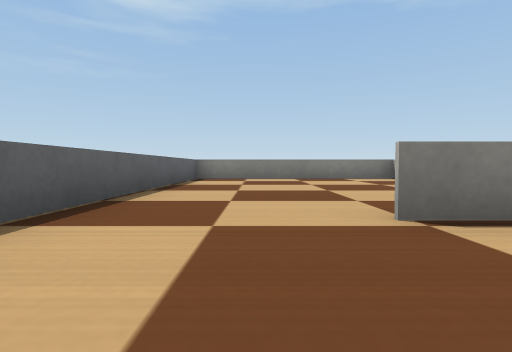
View 1 (above)

24 first-person views from a walk through a Webots world. The camera is 0.07 m above the floor, tilts 2° down and sees 80° across. The floor is counted in squares, 0.2 m on a side. Each view is taken from the middle of a square. On the plan, view 1 faces up. The plan holds only what a view shows up to about 9 squares ahead; the rest is blank. Robots are left out. Simple shapes and patterns stand in for the simulator's stock objects.

View 2
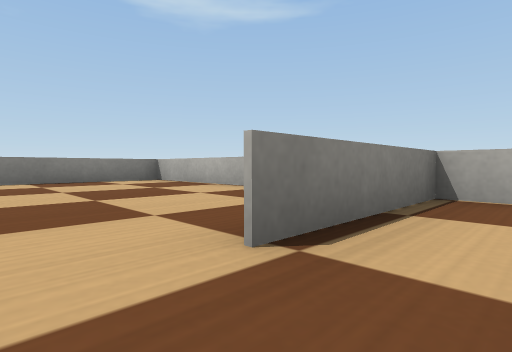

View 3
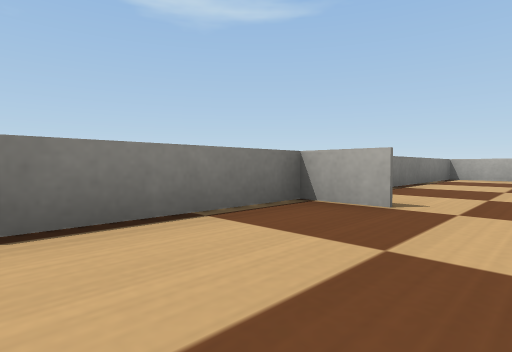

View 4
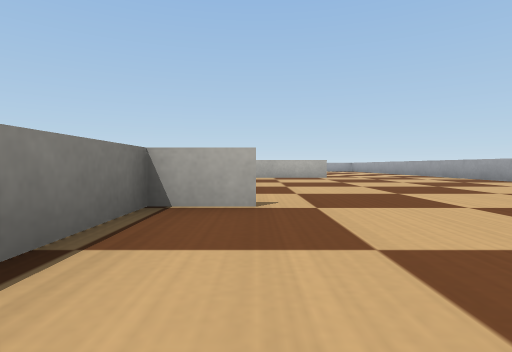

View 5
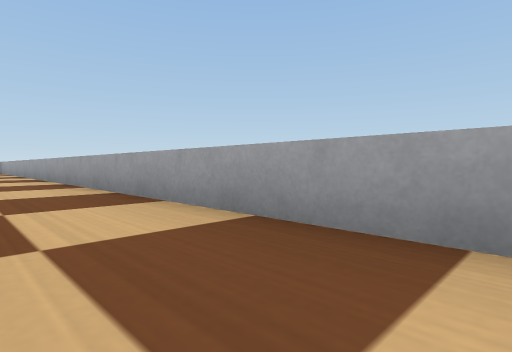

View 6
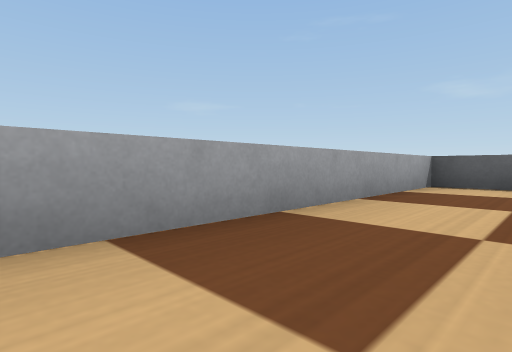

View 7
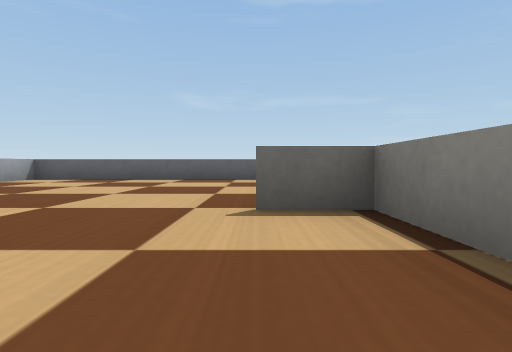

View 8
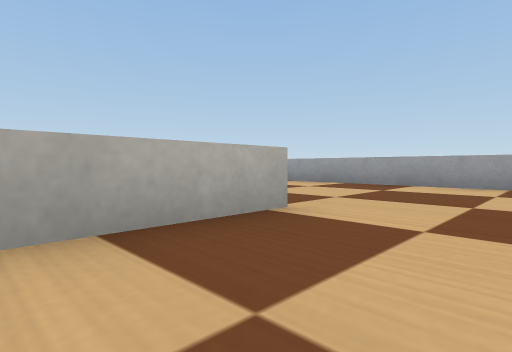

View 9
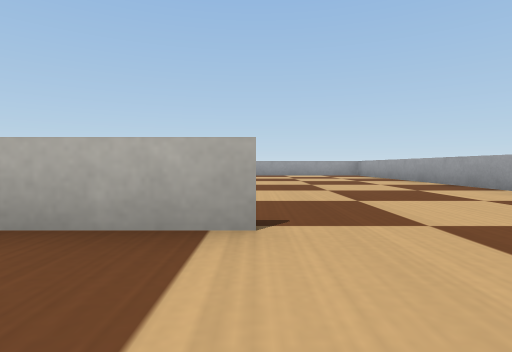

View 10
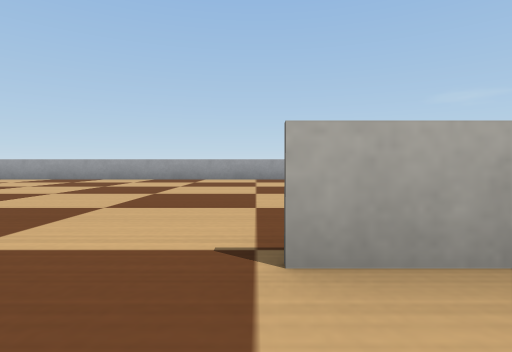

View 11
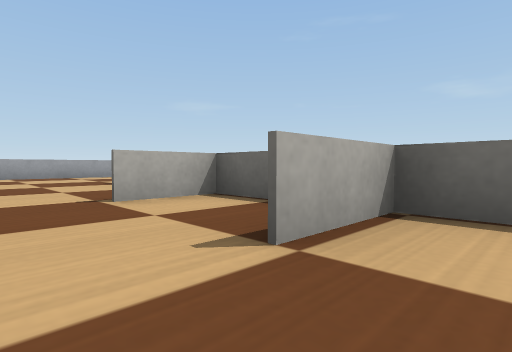

View 12
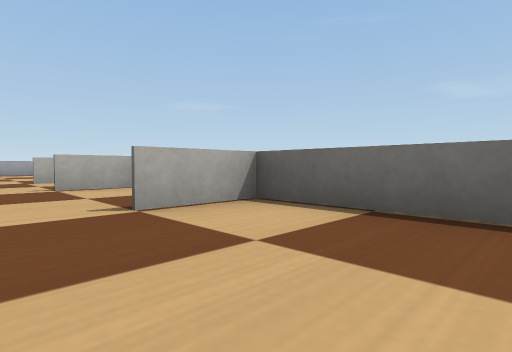

View 13
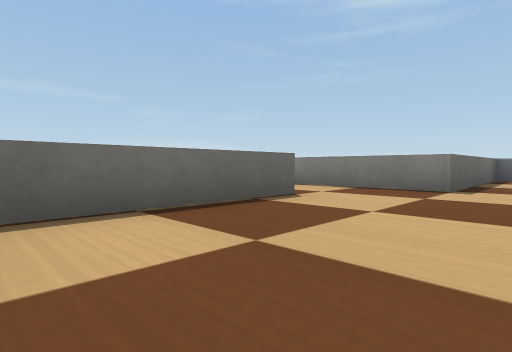

View 14
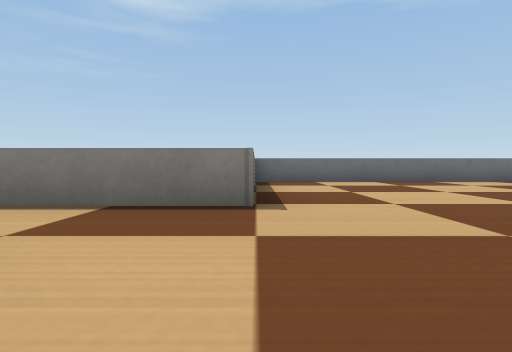

View 15
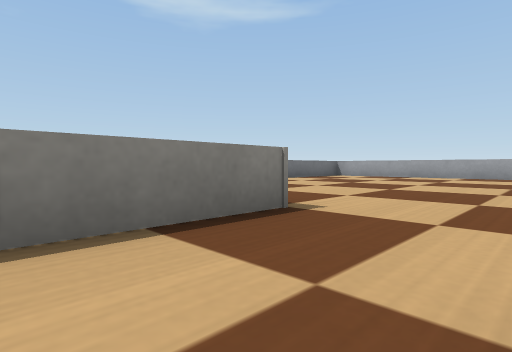

View 16
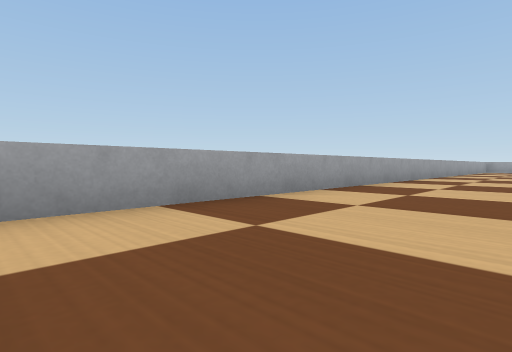

View 17
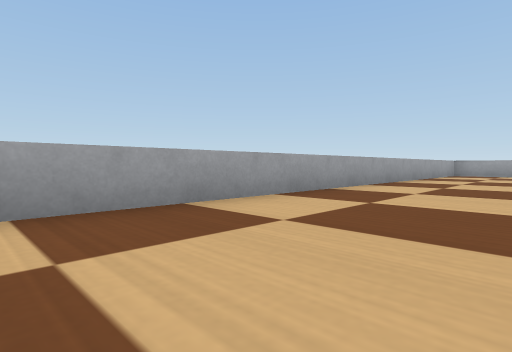

View 18
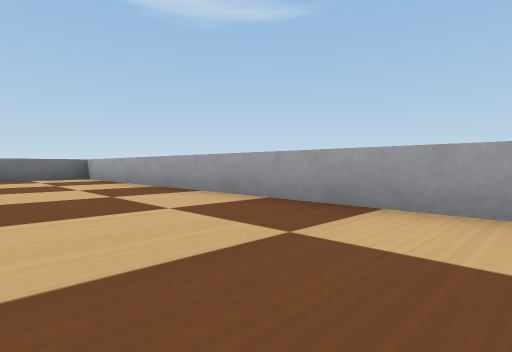

View 19
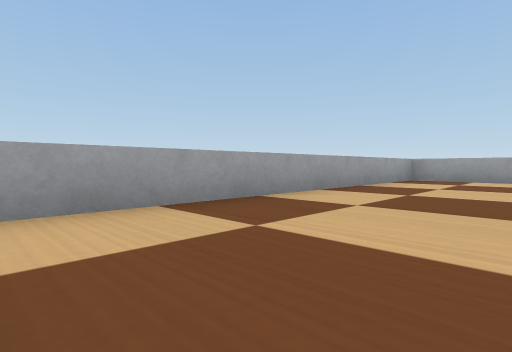

View 20
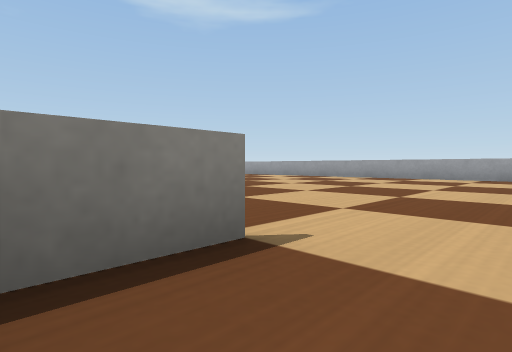

View 21
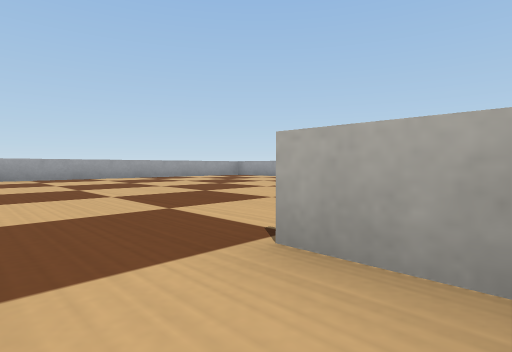

View 22
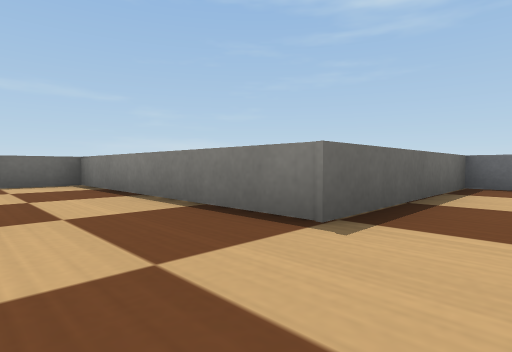

View 23
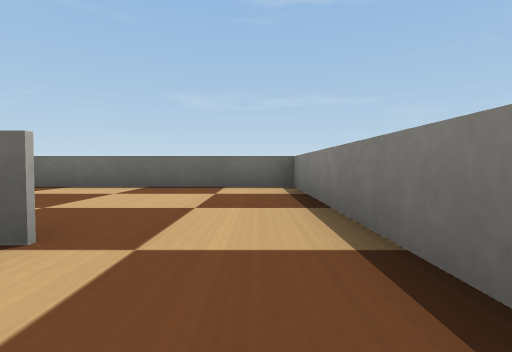

View 24
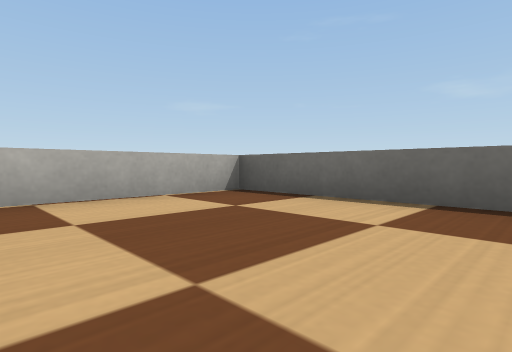

### Floor plan
Ten units are one square. View 1 is at (0, 0); x grows to the right and y downward. Boxes are objects, and circles mark ways between rooms. Rooms are numbered by the first view taken in them; rooms with no view inside come last. Other rooms are left out.
<svg viewBox="-20 -160 209 210">
<path fill="none" stroke="#000" d="M36 -9 36 -20 36 -10M96 10 96 -20M97 -19 9 -19M-15 -25 -15 45 104 45M97 -49 97 -41 110 -41 100 -41M97 -29 97 -20 110 -20M97 -101 97 -66M104 45 184 45 184 -155 110 -155 110 -116 95 -116M95 -116 60 -116 60 -67 110 -67M36 -49 36 -80 -15 -80 -15 -25"/>
<circle cx="100" cy="25" r="3" fill="#2a7"/>
<circle cx="-5" cy="-20" r="3" fill="#2a7"/>
<circle cx="100" cy="-110" r="3" fill="#2a7"/>
<text x="40" y="10">1</text>
<text x="150" y="-50">2</text>
<text x="80" y="-90">3</text>
<text x="10" y="-50">4</text>
</svg>
Room 1 opens to room 2. Room 1 opens to room 4. Room 2 opens to room 3.

Where each view was taken, in squares from view 1:
view 1: 0 up, 0 right, facing up
view 2: 1 up, 0 right, facing up-right
view 3: 0 up, 1 right, facing up-right
view 4: 1 up, 1 right, facing right
view 5: 3 down, 2 right, facing down-right
view 6: 3 down, 4 right, facing down-left
view 7: 1 up, 6 right, facing left
view 8: 1 up, 8 right, facing down-right
view 9: 1 down, 8 right, facing right
view 10: 3 up, 11 right, facing down
view 11: 5 up, 12 right, facing down-left
view 12: 9 up, 12 right, facing down-left
view 13: 7 up, 12 right, facing up-left
view 14: 9 up, 11 right, facing up
view 15: 10 up, 9 right, facing up-right
view 16: 13 up, 16 right, facing down-right
view 17: 7 up, 16 right, facing down-right
view 18: 7 up, 16 right, facing up-right
view 19: 3 up, 16 right, facing down-right
view 20: 3 up, 10 right, facing up-right
view 21: 3 up, 10 right, facing down-right
view 22: 10 up, 12 right, facing up-left
view 23: 11 up, 11 right, facing left
view 24: 10 up, 9 right, facing down-left
